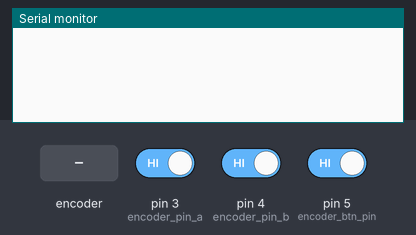
A sketch run on a simulated Arduino Uno, built with avr-gcc and run on an emulated ATmega328P. Shown: the last lines printed to the serial monitor. The test bench sets the inputs (shaded band); at power-on: pin 5 (encoder_btn_pin) HIGH, pin 3 (encoder_pin_a) HIGH, pin 4 (encoder_pin_b) HIGH.

Above: at 1.2 s.
1.3 s: rotary encoder on pin 3 (encoder_pin_a) / pin 4 (encoder_pin_b) turned 1 step (first pin leading)
At 2.0 s:
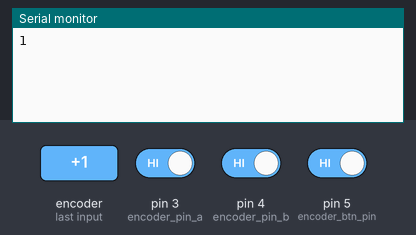
3.0 s: pin 5 (encoder_btn_pin) driven LOW
At 4.1 s:
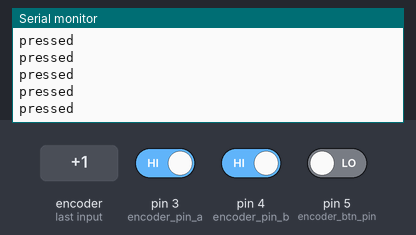
4.9 s: rotary encoder on pin 3 (encoder_pin_a) / pin 4 (encoder_pin_b) turned 1 step (first pin leading)
8.1 s: rotary encoder on pin 3 (encoder_pin_a) / pin 4 (encoder_pin_b) turned 2 steps (second pin leading)
11.5 s: rotary encoder on pin 3 (encoder_pin_a) / pin 4 (encoder_pin_b) turned 1 step (first pin leading)
17.7 s: rotary encoder on pin 3 (encoder_pin_a) / pin 4 (encoder_pin_b) turned 1 step (first pin leading)
Timing chart, 0 to 20.7 s (numbered marks = the images above; inputs shaded):
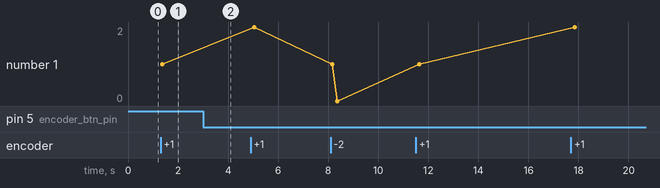

Measured:
- after the input at 1.3 s, the serial monitor: prints a new line after 0.08 s (image 1)
- after the input at 3.0 s, the serial monitor: prints a new line at once (image 2)
- plotted number 1: 1 → 2 after the input at 4.9 s, 2 → 0 after the input at 8.1 s, 0 → 1 after the input at 11.5 s, 1 → 2 after the input at 17.7 s

The sketch:

quadrature_encoder_nimbus.ino
```cpp
/*
 * Quadrature encoder example found in Nimbus synth.
 * Encoder: d3, d4.
 * Button: d5.
 * https://github.com/otem/RDEI/blob/master/Nimbus/Nimbus.ino
 */

#include "encoder.h"

void setup() {
  Serial.begin(9600);
  setupEncoder();
  setupEncoderBtn();
}

void loop() {
  // Encoder
  update_encoder();
  if (abs(scaled_enc_val - prev_scaled_enc_val) > 0) {
    prev_scaled_enc_val = scaled_enc_val;
    Serial.println(prev_scaled_enc_val);
  }

  // Process button on an encoder
  if (digitalRead(encoder_btn_pin) == LOW) {
    Serial.println("pressed");
  }
}
```

encoder.h
```cpp
/* Encoder-related functions and variables. */

#define encoder_pin_a 3
#define encoder_pin_b 4
#define encoder_btn_pin 5

int encoded;
volatile int last_encoded = 0;
volatile long encoder_value = 0;

int scaled_enc_val;
int prev_scaled_enc_val;

void update_encoder() {
  // MSB = most significant bit
  int MSB = digitalRead(encoder_pin_a);
  // LSB = least significant bit
  int LSB = digitalRead(encoder_pin_b);
  // converting the 2 pin value to single number
  encoded = (MSB << 1) | LSB;
  // adding it to the previous encoded value
  int sum  = (last_encoded << 2) | encoded;
  if (sum == 0b1101 || sum == 0b0100 || sum == 0b0010 || sum == 0b1011) encoder_value ++;
  if (sum == 0b1110 || sum == 0b0111 || sum == 0b0001 || sum == 0b1000) encoder_value --;
  if (encoder_value < 0) encoder_value = 0;
  // ?
  scaled_enc_val = encoder_value / 4;
  // store this value for next time
  last_encoded = encoded;
}

void setupEncoder() {
  // Configure encoder pins as inputs
  pinMode(encoder_pin_a, INPUT);
  pinMode(encoder_pin_b, INPUT);
  // Pull encoder pins up
  digitalWrite(encoder_pin_a, HIGH);
  digitalWrite(encoder_pin_b, HIGH);
  // Attach encoder pin interrupts
  attachInterrupt(encoder_pin_a, update_encoder, CHANGE);
  attachInterrupt(encoder_pin_b, update_encoder, CHANGE);
}

void setupEncoderBtn() {
  pinMode(encoder_btn_pin, INPUT_PULLUP);
}
```
